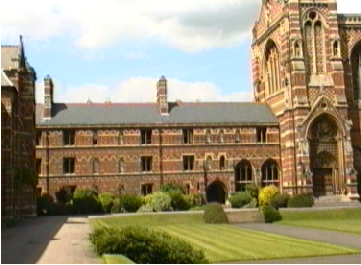
%> input picture vgg_examples/keble.000.png, 361 x 265 px
$ octave --eval "result = testhomog_vgg;"   (GNU Octave 9; MATLAB toolbox functions it lacks are replaced by stand-ins)
%> lines starting %> are read from the running program, lines starting %| are printed output that depends on the picture
% Demonstration of feature matching via simple correlation, and then using
% RANSAC to estimate the homography matrix and at the same time identify
% (mostly) inlying matches

% Peter Kovesi
% School of Computer Science & Software Engineering
% The University of Western Australia
% pk at csse uwa edu au
% http://www.csse.uwa.edu.au/~pk
%
% February 2004

% Adapted to use vgg functions by Peter Kovesi and Andrew Zisserman

function H = testhomog_vgg

    close all

    thresh = 500;   % Harris corner threshold
    nonmaxrad = 3;  % Non-maximal suppression radius
    dmax = 100;
    w = 11;    % Window size for correlation matching

    im1 = rgb2gray(imread('keble.000.png'));
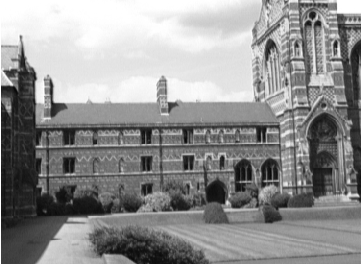
%> im1: size 265x361 uint8; min 6, max 255, mean 144.6
    im2 = rgb2gray(imread('keble.003.png'));
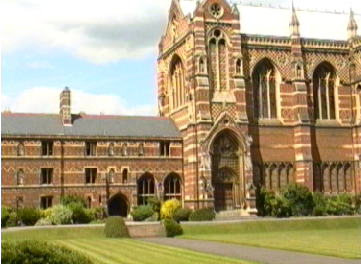
%> input picture vgg_examples/keble.003.png, 361 x 265 px
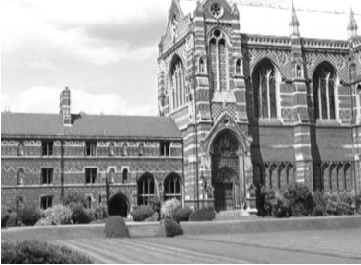
%> im2: size 265x361 uint8; min 9, max 255, mean 155.2

    % Find Harris corners in image1 and image2
%> (the run ends here)
